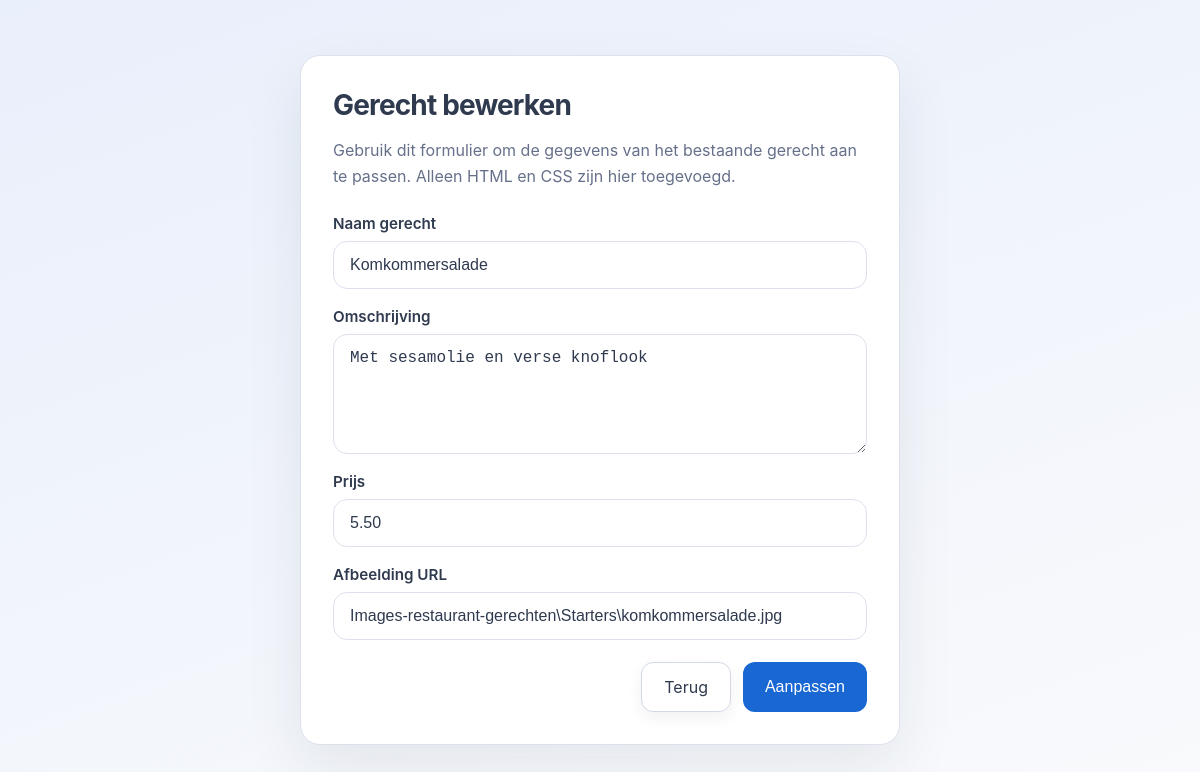
Page /gerechtaanpassen.php?id=2 (signed in) on the committed database.
### tables this page shows
CREATE TABLE `Gerechten` (
  `id` int NOT NULL,
  `foto` varchar(500) NOT NULL,
  `naam` varchar(50) NOT NULL,
  `beschrijving` varchar(1000) NOT NULL,
  `prijs` decimal(10,2) NOT NULL,
  `type` varchar(50) NOT NULL
);

### gerechtaanpassen.php (the view, shortened to what this page needs)
<?php
include_once 'database.php';
$gerechtId = $_GET['id'];
$sql = "SELECT * FROM Gerechten WHERE id = :id";
$statement = $pdo->prepare($sql);
$statement->bindParam(':id', $gerechtId);
$statement->execute();
$gerecht = $statement->fetch();
?>
<!DOCTYPE html>
<html lang="nl">
<head>
  <link rel="stylesheet" href="css/gerechtaanpassen.css">
</head>
<body>
  <main class="form-wrapper">
    <h1>Gerecht bewerken</h1>
    <p>Gebruik dit formulier om de gegevens van het bestaande gerecht aan te passen. Alleen HTML en CSS zijn hier toegevoegd.</p>
    <form action="" method="post">
      <div class="field-group">
        <label>
          Naam gerecht
          <input type="text" name="naam" required value="<?php echo $gerecht['naam']; ?>" placeholder="Voer de naam van het gerecht in">
        </label>
        <label>
          Omschrijving
          <textarea name="omschrijving" required placeholder="Beschrijf het gerecht"><?php echo $gerecht['beschrijving']; ?></textarea>
        </label>
        <label>
          Prijs
          <input type="number" name="prijs" step="0.01" min="0" required value="<?php echo $gerecht['prijs']; ?>" placeholder="0.00">
        </label>
        <label>
          Afbeelding URL
          <input type="text" name="afbeelding" value="<?php echo $gerecht['foto']; ?>" placeholder="https://voorbeeld.com/afbeelding.jpg">
        </label>
      </div>
      <div class="button-row">
        <a href="beheer.php"><i class="fas fa-times"></i> Terug</a>
        <button type="submit"><i class="fas fa-check"></i> Aanpassen</button>
      </div>
    </form>
  </main>
</body>
</html>

### css/gerechtaanpassen.css (style rules this page uses)
:root { --bg: #f4f6fb; --card: #ffffff; --border: #dce1ec; --text: #2f3a4f; --accent: #1967d2; --accent-strong: #1849a4; --shadow: rgba(31, 41, 55, 0.08); }
* { box-sizing: border-box; }
body { margin: 0; min-height: 100vh; font-family: Inter, system-ui, sans-serif; background: linear-gradient(160deg, #e9effb 0%, #f9fafc 100%); color: var(--text); display: flex; align-items: center; justify-content: center; padding: 24px; }
.form-wrapper { width: min(600px, 100%); background: var(--card); border: 1px solid var(--border); border-radius: 20px; box-shadow: 0 24px 60px var(--shadow); padding: 32px; }
.form-wrapper h1 { margin: 0 0 16px; font-size: 1.75rem; letter-spacing: -0.03em; }
.form-wrapper p { margin: 0 0 24px; color: #66708a; line-height: 1.6; }
.field-group { display: grid; gap: 18px; margin-bottom: 22px; }
.field-group label { display: flex; flex-direction: column; gap: 8px; font-size: 0.95rem; font-weight: 600; }
.field-group input, .field-group textarea, .field-group select { width: 100%; border: 1px solid var(--border); border-radius: 14px; padding: 14px 16px; font-size: 1rem; background: #fff; color: var(--text); transition: border-color 0.2s ease, box-shadow 0.2s ease; }
.field-group textarea { min-height: 120px; resize: vertical; }
.button-row { display: flex; flex-wrap: wrap; gap: 12px; justify-content: flex-end; margin-top: 8px; }
.button-row a, .button-row button, .button-row input { border: none; border-radius: 12px; padding: 14px 22px; font-size: 1rem; cursor: pointer; text-decoration: none; display: inline-flex; align-items: center; justify-content: center; transition: transform 0.18s ease, filter 0.18s ease, box-shadow 0.18s ease; }
.button-row button { background: var(--accent); color: #fff; }
.button-row a { background: #fff; color: var(--text); border: 1px solid #d2d9e4; box-shadow: 0 6px 16px rgba(31, 41, 55, 0.06); }

### rows in the picture
gerechten: naam "Komkommersalade", omschrijving "Met sesamolie en verse knoflook", prijs "5.50", afbeelding "Images-restaurant-gerechten\\Starters\\komkommersalade.jpg"
